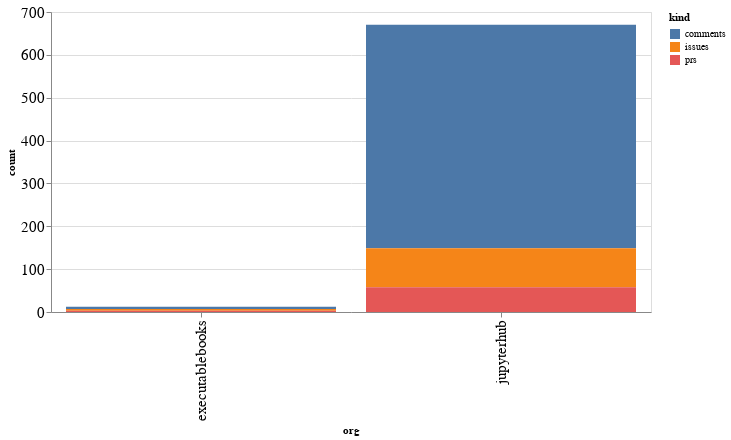

The notebook cell this image was saved under:
### Code cell
alt.Chart(org_summaries, width=600).mark_bar().encode(
    x='org',
    y='count',
    color='kind',
    tooltip="org"
)

### Figure 1 — Vega-Lite specification as saved in the notebook (floating-point values rounded to 4 significant figures)
{"config": {"axisLeft": {"labelFontSize": 15}, "axisBottom": {"labelFontSize": 15}}, "data": {"name": "data-30496c925bca6a9c44a5e09eed507395"}, "mark": "bar", "encoding": {"color": {"type": "nominal", "field": "kind"}, "tooltip": {"type": "nominal", "field": "org"}, "x": {"type": "nominal", "field": "org"}, "y": {"type": "quantitative", "field": "count"}}, "width": 600, "$schema": "https://vega.github.io/schema/vega-lite/v4.8.1.json", "datasets": {"data-30496c925bca6a9c44a5e09eed507395": [{"org": "executablebooks", "kind": "comments", "count": 5}, {"org": "executablebooks", "kind": "issues", "count": 4}, {"org": "executablebooks", "kind": "prs", "count": 3}, {"org": "jupyterhub", "kind": "comments", "count": 521}, {"org": "jupyterhub", "kind": "issues", "count": 91}, {"org": "jupyterhub", "kind": "prs", "count": 58}]}}
